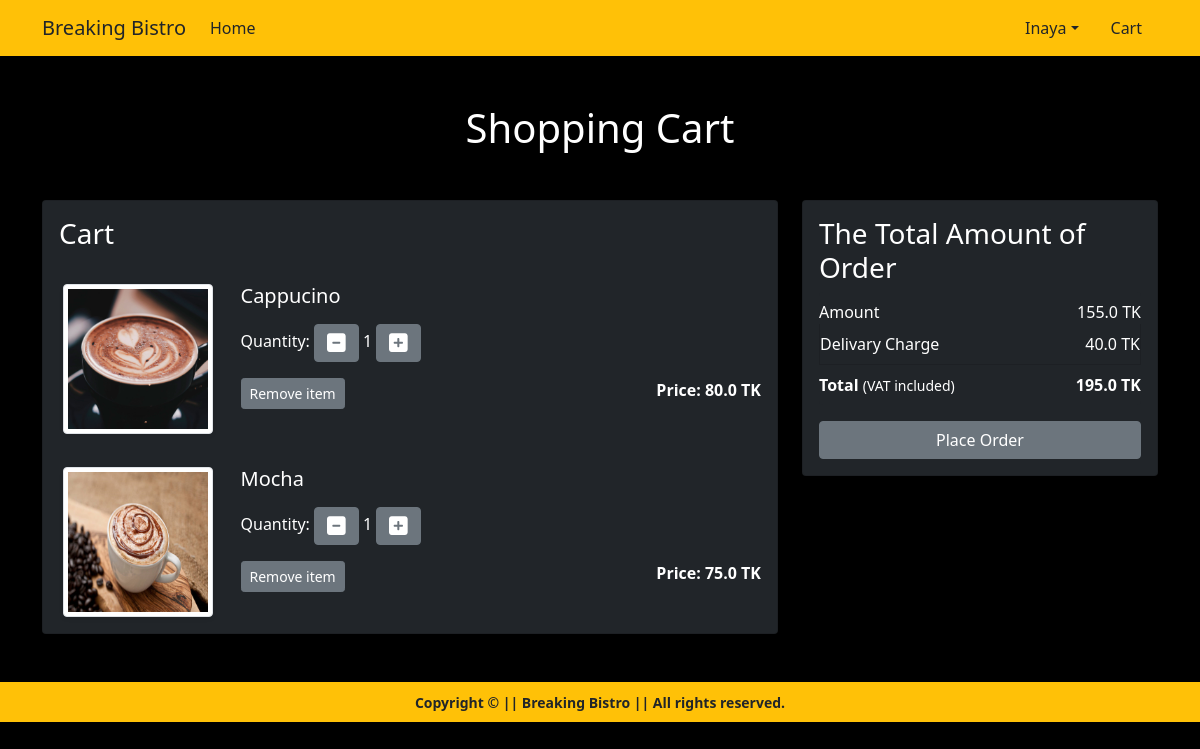
Page /cart/ (signed in) on the committed database.
### app/models.py (models this page shows, shortened)
class Cart(models.Model):
    user = models.ForeignKey(User, on_delete=models.CASCADE)
    product = models.ForeignKey(Product, on_delete=models.CASCADE)
    quantity = models.PositiveIntegerField(default=1)

class Product(models.Model):
    title = models.CharField(max_length=200)
    price = models.FloatField()
    category = models.CharField(choices = CATEGORY_CHOICES, max_length=5)
    product_image = models.ImageField(upload_to = 'productimg' )

### app/views.py (the view)
# urls.py: path('cart/', views.show_cart, name='showcart'),
def show_cart(request):
    if request.user.is_authenticated:
        user = request.user
        cart = Cart.objects.filter(user=user)
        amount = 0.0
        delivary_charge = 40.00
        totalamount = 0.0
        cart_product = [p for p in Cart.objects.all() if p.user ==user]
        if cart_product:
            for p in cart_product:
                tempamount =(p.quantity * p.product.price)
                amount += tempamount
                totalamount = amount + delivary_charge
            return render(request, 'app/addtocart.html',{'carts':cart, 'totalamount':totalamount, 'amount':amount})
        else:
            return render(request, 'app/emptycart.html')

### app/templates/app/addtocart.html (shortened to what this page needs)
{% extends 'app/base.html' %}
{% load static %}
{% block main-content %}
<div class="container my-5">
 <div class="row">
  <h1 class="text-center mb-5 text-white">Shopping Cart</h1>
  <div class="col-sm-8">
  <div class="card bg-dark">
   <div class="card-body">
    <h3 class="text-white">Cart</h3>
    {% for cart in carts %}
    <hr>
    <div class="row text-white">
     <div class="col-sm-3 text-center align-self-center"><img src="{{cart.product.product_image.url}}" alt="" srcset="" class="img-fluid img-thumbnail shadow-sm" height="150" width="150"> </div>
     <div class="col-sm-9">
      <div>
       <h5>{{cart.product.title}}</h5>
       <div class="my-3">
        <label for="quantity">Quantity:</label>
        <a class="minus-cart btn btn-secondary" pid="{{cart.product.id}}"><i class="fas fa-minus-square fa-lg"></i></a>
          <span id="quantity">{{cart.quantity}}</span>
        <a class="plus-cart btn btn-secondary" pid="{{cart.product.id}}"><i class="fas fa-plus-square fa-lg"></i></a>
       </div>
       <div class="d-flex justify-content-between">
        <a href="#" class="btn btn-sm btn-secondary mr-3 remove-cart" pid="{{cart.product.id}}">Remove item </a>
        <p class="mb-0"><span><strong>Price: {{cart.product.price}} TK</strong></span></p>
       </div>
      </div>
     </div>
    </div>
    {% endfor %}
   </div>
   </div>
  </div>
  <div class="col-sm-4">
   <div class="card bg-dark">
    <div class="card-body">
      <h3 class="text-white">The Total Amount of Order</h3>
      <ul class="list-group">
        <li class="list-group-item d-flex justify-content-between align-items-center border-0 px-0 pb-0 bg-dark text-white">Amount<span><span id="amount">{{amount}}</span> TK</span></li>
        <li class="list-group-item d-flex justify-content-between align-items-center px-0 bg-dark text-white">Delivary Charge<span>40.0 TK</span></li>
        <li class="list-group-item d-flex justify-content-between align-items-center border-0 px-0 mb-3 bg-dark text-white">
          <div>
            <strong>Total</strong> <small>(VAT included)</small>
          </div>
          <span><strong><strong id ="totalamount">{{totalamount}}</strong> TK</strong></span>
        </li>
      </ul>
      <div class="d-grid"><a href="{% url 'checkout' %}" class="btn btn-secondary">Place Order</a></div>
    </div>
  </div>
  </div>
 </div>
</div>
{% endblock main-content %}

### app/templates/app/base.html (shortened to what this page needs)
<!doctype html>
{% load static %}
<html lang="en">
  <head>
    <link href="https://cdn.jsdelivr.net/npm/bootstrap@5.0.0-beta1/dist/css/bootstrap.min.css" rel="stylesheet">
    <link rel="stylesheet" href="{% static 'app/css/owl.carousel.min.css' %}">
    <link rel="stylesheet" href="{% static 'app/css/all.min.css' %}">
    <link rel="stylesheet" href="{% static 'app/css/style.css' %}">
  </head>
  <body class="body">
    <nav class="navbar navbar-expand-lg navbar-dark bg-warning ">
     <div class="container">
       <a class="navbar-brand text-dark" href="/">Breaking Bistro</a>
       <div class="collapse navbar-collapse" id="navbarSupportedContent">
         <ul class="navbar-nav me-auto mb-2 mb-lg-0">
           <li class="nav-item">
             <a class="nav-link active text-dark" aria-current="page" href="/">Home</a>
           </li>
         </ul>
         <div>
          <ul class="navbar-nav me-auto mb-2 mb-lg-0">
          {% if request.user.is_authenticated %}
           <li class="nav-item dropdown mx-2 text-dark">
              <a class="nav-link dropdown-toggle text-dark" href="#" id="profileDropdown" role="button" data-bs-toggle="dropdown" aria-expanded="false">{{request.user.username|capfirst}}</a>
            </li>
            <li class="nav-item mx-2">
             <a href="{% url 'showcart' %}" class="nav-link text-dark"> Cart </a>
            </li>
          {% endif %}
          </ul>
         </div>
       </div>
     </div>
    </nav>
    {% block main-content %} {% endblock main-content %}
    <footer class="container-fluid container-dark bg-warning text-center  p-2 mt-5">
        <small class="text-dark"><b>Copyright &copy;  || Breaking Bistro || All rights reserved. </b> </small>
    </footer>
  </body>
</html>

### app/static/app/css/style.css (style rules this page uses)
.body { background-color: black; }

### rows in the picture
Cart: product.product_image (picture), product "Cappucino", quantity "1", product.price "80.0"
Cart: product.product_image (picture), product "Mocha", quantity "1", product.price "75.0"

### other values in the picture
{{ request.user.username|capfirst }} "Inaya"
{{ amount }} "155.0"
{{ totalamount }} "195.0"
